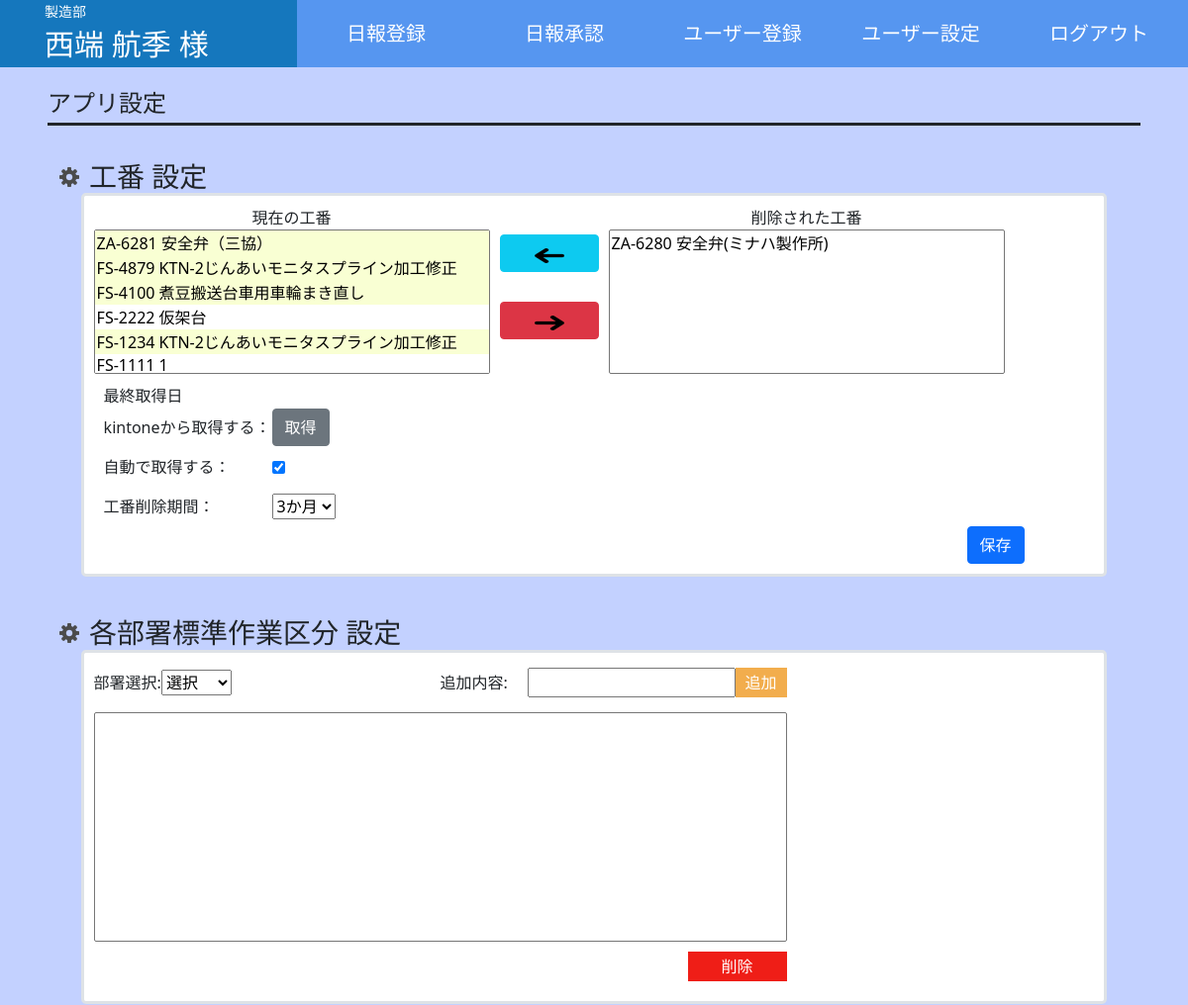
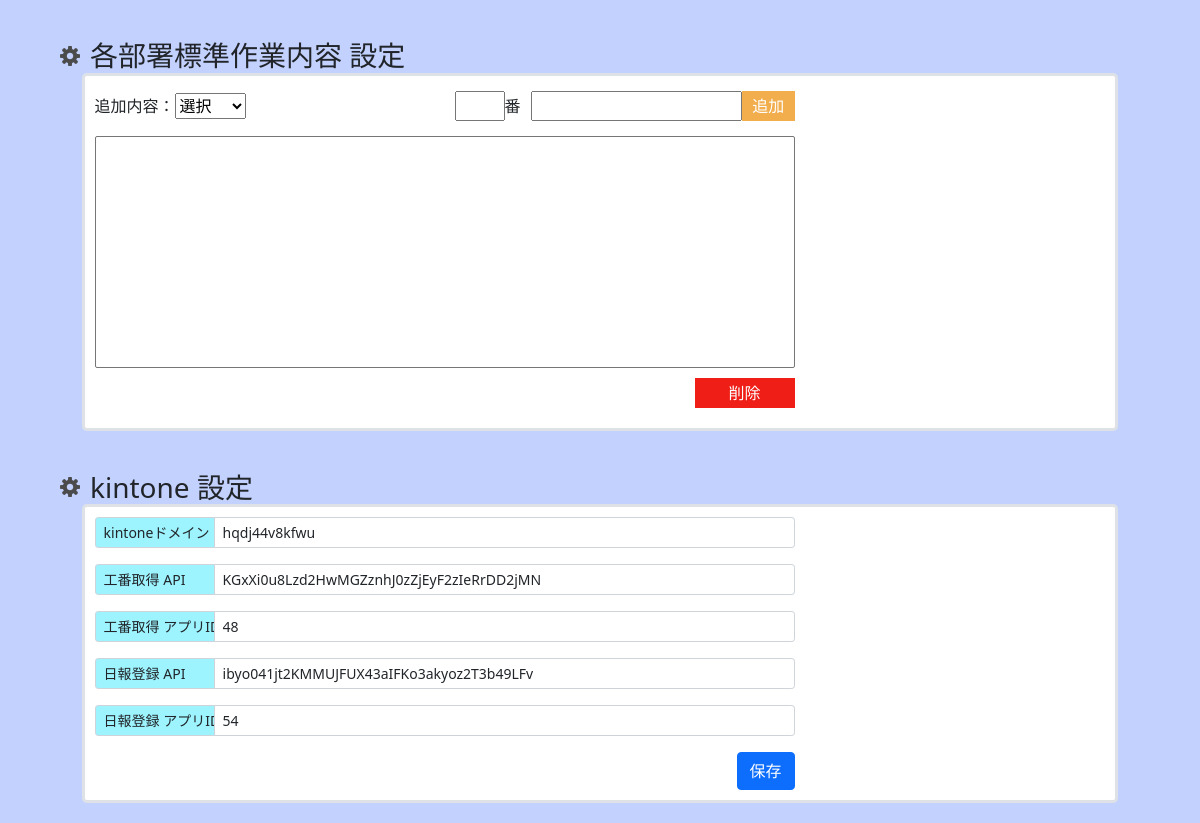
The page /app_settings/ (signed in) on the database its author committed (2 pictures, top to bottom).
### account/models.py (models this page shows)
class CustomUser(AbstractUser):
    fast_name = models.CharField(max_length=30, blank=True, null=True)
    last_name = models.CharField(max_length=30, blank=True, null=True)
    area = models.ForeignKey(User_Area,on_delete=models.SET_NULL, null=True)
    dept = models.ForeignKey(User_Dept,on_delete=models.SET_NULL, null=True)
    class meta:
        verbose_name_plural ='account.CustomUser'

### app_setting/models.py (models this page shows, shortened)
class User_Dept(models.Model):
    number = models.IntegerField("番号",blank=False, null=False)
    dept = models.CharField("部署",max_length=30, blank=False, null=False)

class kintone_setting_model(models.Model):
    kintone_domain = models.CharField("ドメイン", max_length=30, blank=False, null=False)
    kintone_input_API = models.CharField("入力API", max_length=50, blank=False, null=False)
    kintone_input_appID = models.CharField("入力アプリID", max_length=3, blank=False, null=False)
    kintone_output_API = models.CharField("出力API", max_length=50, blank=False, null=False)
    kintone_output_appID = models.CharField("出力アプリID", max_length=3, blank=False, null=False)
    matter_update_number = models.CharField("工番更新頻度",max_length=5, blank=False, null=False)
    automation_update_mode = models.IntegerField("自動取得")

### app_setting/views.py (the view, shortened to what this page needs)
# urls.py: path('app_settings/' , views.app_settingsViews, name="app_settings"),
@login_required
def app_settingsViews(request):
    if not request.user.is_staff:
        return redirect('login-home')
    if request.method == 'POST':
        if 'matter_in' in request.POST:
            code_input('matter_code_in',0,request)
            return redirect('app_settings')
        elif 'matter_del' in request.POST:
            code_input('matter_code_del',1,request)
            return redirect('app_settings')
        elif 'kintone_input' in request.POST:
            number = kintone_input("工番",0)
            name = kintone_input("品名",0)
            deadline = kintone_input("納期",0)
            today = datetime.datetime.today()
            infoList = [[number[i] ,re.sub("\u3000","",name[i]) ,deadline[i]] for i in range(len(number)) if datetime.datetime.strptime(deadline[0], '%Y-%m-%d') <= today]
            print(infoList)
            all_code = [i.matter_code for i in Matter_code.objects.all()]
            for i in range(len(infoList)):
                if not infoList[i][0] in all_code:
                    l = Matter_code(
                        matter_code=infoList[i][0],
                        matter_name=infoList[i][1],
                        matter_deadline=infoList[i][2],
                        matter_displayinfo=0,
                        )
                    l.save()
            return redirect('app_settings')
        elif 'matter_para_save' in request.POST:
            i = kintone_setting_model.objects.get(id=1)
            i.matter_update_number = request.POST.get("Matter_update_number")
            num = request.POST.get("auto-update-check")
            if num == "1": i.automation_update_mode = "1"
            else: i.automation_update_mode = "0"
            i.save()
            return redirect('app_settings')
        else:
            number = request.POST.get('Matter_update_number')
            i = kintone_setting_model.objects.get(id=1)
            objnum = i.matter_update_number
            if objnum != number:
                i.matter_update_number = number
                i.save()
            return return_fun(request)
    elif request.method == 'GET':
        obj = Matter_code.objects.filter(matter_displayinfo = 0)
        setting_obj = kintone_setting_model.objects.get(pk=1)
        update_mode = int(setting_obj.matter_update_number)
        auto_number = int(setting_obj.automation_update_mode)
        params = {
            "auto_number":auto_number,
            "update_mode":update_mode
            }
        today = datetime.date.today()
        for i in obj:
            deadline = i.matter_deadline
            if deadline != None:
                para = i.matter_code
                if update_mode == 0:
                    days = 0
                    del_deadline = deadline + datetime.timedelta(days)
                    try:
                        if del_deadline <= today:
                            db_save(para,1)
                    except IndentationError and TypeError:
                        pass
                elif update_mode == 3:
                    days = 90
                    del_deadline = deadline + datetime.timedelta(days)
                    try:
                        if del_deadline < today:
                            db_save(para,1)
                    except IndentationError and TypeError:
                        pass
        """kintoneAPI取得"""
        obj = kintone_setting_model.objects.get(pk=1)
        item = {
            "kintone_input_API":   obj.kintone_input_API,
            "kintone_output_API":  obj.kintone_output_API,
            "kintone_domain":      obj.kintone_domain,
            "kintone_input_appID": obj.kintone_input_appID,
            "kintone_output_appID":obj.kintone_output_appID,
        }
        form = kintone_setting_form(initial=item)
        """作業区分 設定"""
        Dept = User_Dept.objects.all()
        return render(request, 'setting/app_settings.html',{
            "form":form,
            "matter":matter_code("-"),
            "params":params,
            "Dept":Dept,
            })

### app_setting/templates/setting/app_settings.html (shortened to what this page needs)
{% extends "base.html" %}
{% load static %}
{% load widget_tweaks %}
{% block css %}{% static 'css/app_settings_style.css' %}{% endblock %}
{% block css2 %}{% static 'css/header.css' %}{% endblock %}
{% block content %}
{% include 'include.html' %}
<div class="wrapper">
    <form method="post">
        <div class="title">
            <h2 class="title_h2">アプリ設定</h2>
        </div>
        <div class="form-outer">
            <div class="form-title">
                <img src="/media/images/settng.png" width="20px" height="20px"/>
                <h3>工番 設定</h3>
            </div>
            <div class="form-inner border border-3 rounded-3 bg-white">
                <div class="form-group">
                    <div class="form-matter-group">
                        <div class="matter-number-item-1">
                            <label>現在の工番</label>
                            <select name="matter_code_del" size="7" class="select-item-1" id="id_matter_code_del">
                                {% for Data in matter.in_data %}
                                <option class={% if Data.Deadline == None %}"option_class"{% endif %} value={{ Data.Value }}>{{ Data.Label }}</option>
                                {% endfor %}
                            </select>
                        </div>
                        <div class="matter-button-items">
                            <button name="matter_in" type="submit" class="matter-output-button btn btn-info">
                                <img src="/media/images/1.png" width="30px" height="15px"/>
                            </button>
                            <button name="matter_del" type="submit" class="matter-input-button btn btn-danger">
                                <img src="/media/images/2.png" width="30px" height="15px"/>
                            </button>
                        </div>
                        <div class="matter-number-item-1">
                            <label>削除された工番</label>
                            <select name="matter_code_in" size="7" class="select-item-1" id="id_matter_code_in">
                                {% for Data in matter.out_data %}
                                <option {% if Data.Deadline == None %}class="option_class"{% endif %} value={{ Data.Value }}>{{ Data.Label }}</option>
                                {% endfor %}
                            </select>
                        </div>
                    </div>
                    <div class="matter-number-module">
                        <div class="matter-number-module-item1">
                            <p>最終取得日</p>
                        </div>
                        <div class="matter-number-module-item">
                            <p class="matter-number-module-text">kintoneから取得する：</p>
                            <button type="submit"name="kintone_input" class="btn btn-secondary">取得</button>
                        </div>
                        <div class="matter-number-module-item">
                            <p class="matter-number-module-text">自動で取得する：</p>
                            <input type="checkbox"name="auto-update-check"value="1"{% if params.auto_number == 1 %}checked{% endif %}/>
                        </div>
                        <div class="matter-number-module-item">
                            <p class="matter-number-module-text">工番削除期間：</p>
                            <select name="Matter_update_number">
                                <option value="3"{% if params.update_mode == 3 %}selected{% endif %}>3か月</option>
                            </select>
                        </div>
                    </div>
                    <div class="card_item_section_inner_button">
                        <button type="submit" name="matter_para_save" class="btn btn-primary">保存</button>
                    </div>
                </div>
            </div>
        </div>
        <div class="form-outer">
            <div class="form-title">
                <img src="/media/images/settng.png" width="20px" height="20px"/>
                <h3>各部署標準作業区分 設定</h3>
            </div>
            <div class="form-inner border border-3 rounded-3 bg-white">
                <div class="form-group">
                    <div class="form-group-content">
                        <div class="form-group-content-block">
                            <div class="form-group-content-item">
                                <p>部署選択:</p>
                                <select id="id_select_wark_class_dept" name="select_wark_class_dept" >
                                    <option value="">選択</option>
                                </select>
                            </div>
                            <div class="form-group-content-item">
                                <p class="form-group-content-item-text">追加内容:  </p>
                                <input id="id_input_work_class"name="input_work_content"/>
                                <button type="button" id="id_button_wark_class" class="form-group-content-select-add">追加</button>
                            </div>
                        </div>
                        <div class="form-group-content-select">
                            <select id="id_select_work_class"name="select_work_class" class="card_item_section_select" size="10"></select>
                            <button type="button" id="id_button_work_class_del"name="button_work_class"class="form-group-content-select-del">削除</button>
                        </div>
                    </div>
                </div>
            </div>
        </div>
        <div class="form-outer">
            <div class="form-title">
                <img src="/media/images/settng.png" width="20px" height="20px"/>
                <h3>各部署標準作業内容 設定</h3>
            </div>
            <div class="form-inner border border-3 rounded-3 bg-white">
                <div class="form-group">
                    <div class="form-group-content">
                        <div class="form-group-content-block">
                            <div class="form-group-content-item">
                                <p>追加内容：</p>
                                <select id="id_select_dept"name="select_dept">
                                    <option value="">選択</option>
                                </select>
                            </div>
                            <div class="form-group-content-item">
                                <input type="number" id="id_input_work_contentNumber"name="input_work_contentNumber"/>
                                <p>番</p>
                                <input id="id_input_work_content"name="input_work_content"/>
                                <button id="id_button_work_content"name="button_work_content"class="form-group-content-select-add">追加</button>
                            </div>
                        </div>
                        <div class="form-group-content-select">
                            <select id="id_select_work_content"name="select_work_content" class="card_item_section_select" size="10"></select>
                            <button id="id_button_work_content_del"name="button_work_content"class="form-group-content-select-del">削除</button>
                        </div>
                    </div>
                </div>
            </div>
        </div>
        <div class="form-outer">
            <div class="form-title">
                <img src="/media/images/settng.png" width="20px" height="20px"/>
                <h3>kintone 設定</h3>
            </div>
            <div class="form-inner border border-3 rounded-3 bg-white">
                <div class="form-group">
                    <div class="form-group-content">
                        <div class="card_item_section_inner">
                            <div class="input-group input-group-sm mb-3">
                                <span class="input-group-text input-span" id="inputGroup-sizing-sm">kintoneドメイン</span>
                                {{ form.kintone_domain|add_class:'form-control' }}
                            </div>
                            <div class="input-group input-group-sm mb-3">
                                <span class="input-group-text input-span" id="inputGroup-sizing-sm">工番取得 API</span>
                                {{ form.kintone_input_API|add_class:'form-control' }}
                            </div>
                            <div class="input-group input-group-sm mb-3">
                                <span class="input-group-text input-span" id="inputGroup-sizing-sm">工番取得 アプリID</span>
                                {{ form.kintone_input_appID|add_class:'form-control' }}
                            </div>
                            <div class="input-group input-group-sm mb-3">
                                <span class="input-group-text input-span" id="inputGroup-sizing-sm">日報登録 API</span>
                                {{ form.kintone_output_API|add_class:'form-control' }}
                            </div>
                            <div class="input-group input-group-sm mb-3">
                                <span class="input-group-text input-span" id="inputGroup-sizing-sm">日報登録 アプリID</span>
                                {{ form.kintone_output_appID|add_class:'form-control' }}
                            </div>
                            <div class="card_item_section_inner_button">
                                <input type="button" name="matter_para_save" value="保存"class="btn btn-primary"/>
                            </div>
                        </div>
                    </div>
                </div>
            </div>
        </div>
    </form>
</div>
{% endblock %}

### account/templates/include.html (shortened to what this page needs)
<header>
    <div class="user-name">
        <p class="user-dept">{{ user.dept.dept }}</p>
        <p>{{ user.last_name }} {{ user.fast_name }} 様</p>
    </div>
    <nav class="nav-bar">
        <ul class="menu-nav-bar">
            {% if  request.path != "/report/" %}
                <li><a class="nav-bar-tag" href="{% url "report" %}">日報登録</a></li>
            {% endif %}
            {% if user.is_staff %}
                {% if  request.path != "/report_table/" %}
                    <li><a class="nav-bar-tag" href="{% url "report_table" %}">日報承認</a></li>
                {% endif %}
                {% if request.path != "/account/" %}
                    <li><a class="nav-bar-tag" href="{% url "account" %}">ユーザー登録</a></li>
                {% endif %}
            {% endif %}
            {% if request.path != "/user_setting/" %}
                <li><a class="nav-bar-tag" href="{% url "user_setting" %}">ユーザー設定</a></li>
            {% endif %}
            <li><a class="nav-bar-tag" href="{% url 'logout' %}">ログアウト</a></li>
        </ul>
    </nav>
</header>

### rows shown on the page
CustomUser: dept.dept "製造部", last_name "西端", fast_name "航季"
kintone_setting_model: kintone_domain "hqdj44v8kfwu", kintone_input_API "KGxXi0u8Lzd2HwMGZznhJ0zZjEyF2zIeRrDD2jMN", kintone_input_appID "48", kintone_output_API "ibyo041jt2KMMUJFUX43aIFKo3akyoz2T3b49LFv", kintone_output_appID "54"
